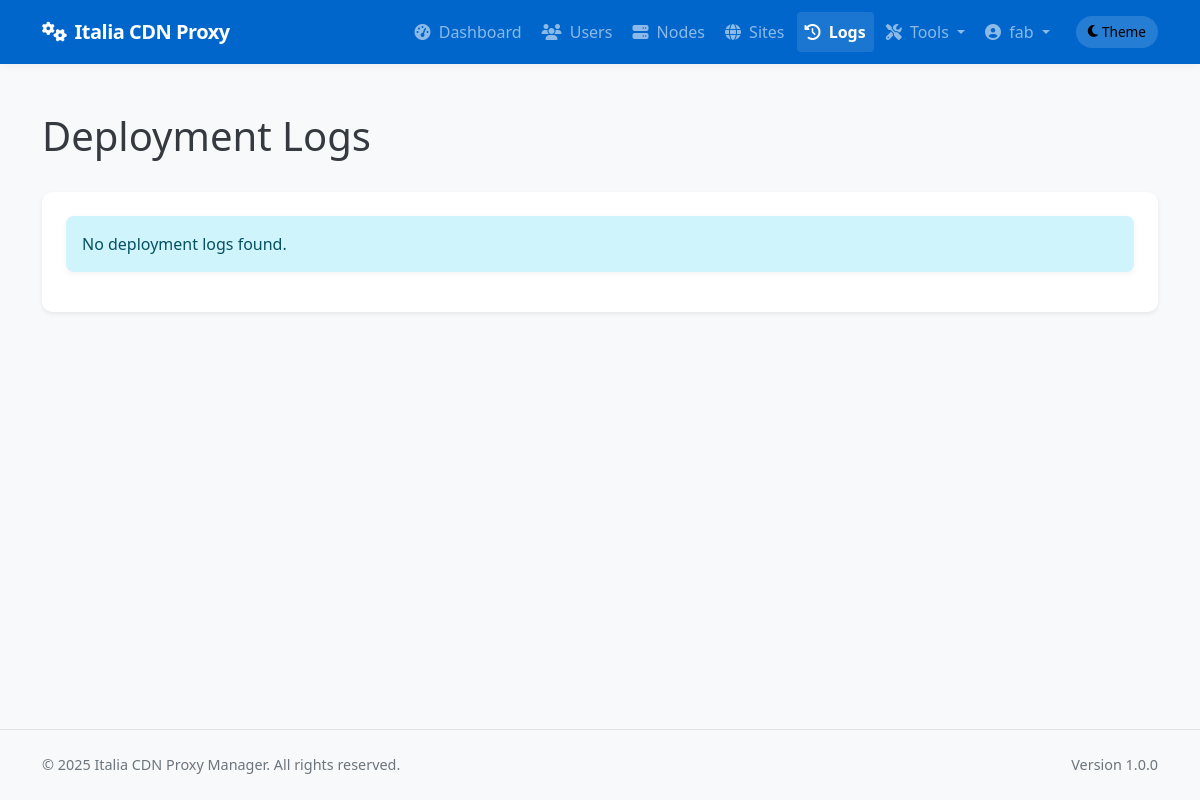
Before: /admin/logs (signed in) with the older database file.
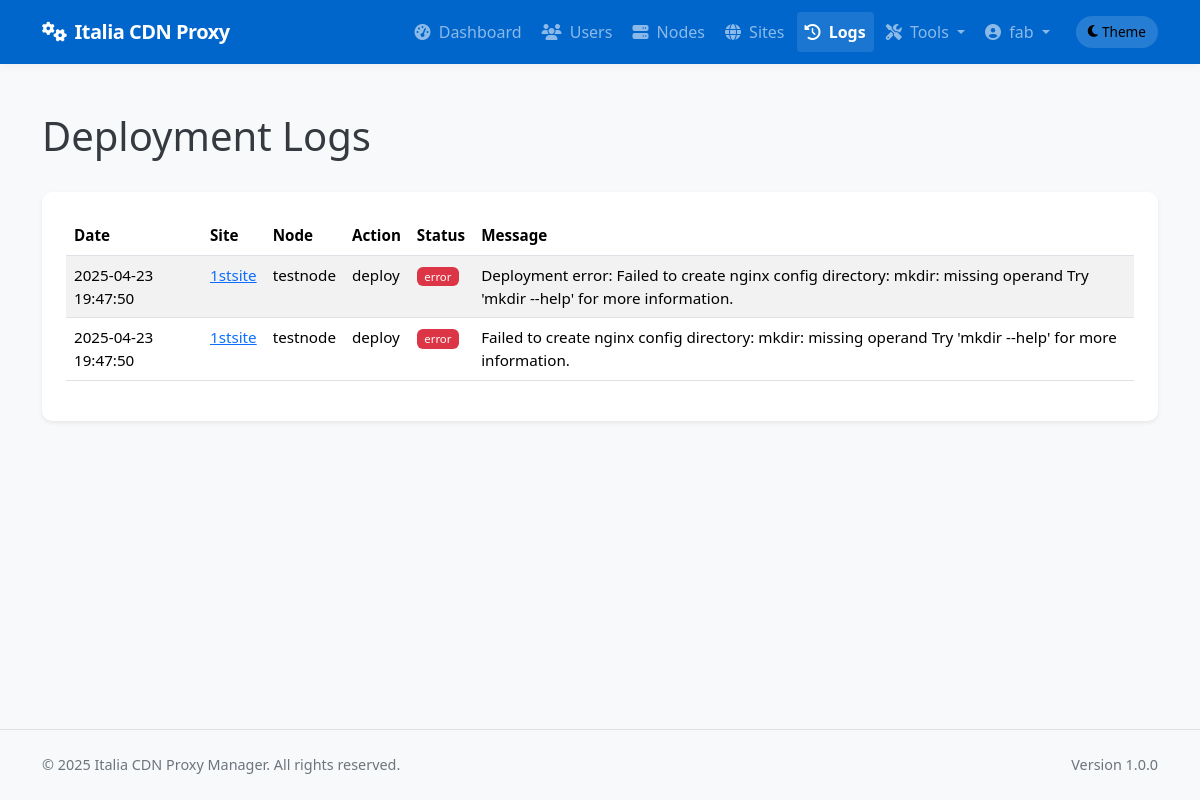
After: the same page with the newer database file.
### app/models/models.py (models this page shows, shortened)
class DeploymentLog(db.Model):
    __tablename__ = 'deployment_logs'
    id = db.Column(db.Integer, primary_key=True)
    site_id = db.Column(db.Integer, db.ForeignKey('sites.id'), nullable=False)
    node_id = db.Column(db.Integer, db.ForeignKey('nodes.id'), nullable=False)
    user_id = db.Column(db.Integer, db.ForeignKey('users.id'), nullable=True)  # Who performed the action
    action = db.Column(db.String(64), nullable=False)  # deploy, update, remove, ssl_renew, discovery, rollback
    status = db.Column(db.String(20), nullable=False)  # success, error
    message = db.Column(db.Text, nullable=True)
    created_at = db.Column(db.DateTime, default=datetime.utcnow)
    site = db.relationship('Site', backref=db.backref('deployment_logs', lazy='dynamic'))
    node = db.relationship('Node', backref=db.backref('deployment_logs', lazy='dynamic'))
    user = db.relationship('User', backref=db.backref('deployment_logs', lazy='dynamic'))

class Site(db.Model):
    __tablename__ = 'sites'
    id = db.Column(db.Integer, primary_key=True)
    name = db.Column(db.String(64), nullable=False)
    domain = db.Column(db.String(255), unique=True, nullable=False)
    protocol = db.Column(db.String(10), nullable=False, default='https')  # http or https
    origin_protocol = db.Column(db.String(10), nullable=False, default='http')  # http or https for origin
    origin_address = db.Column(db.String(255), nullable=False)  # Backend server address
    origin_port = db.Column(db.Integer, nullable=False)
    user_id = db.Column(db.Integer, db.ForeignKey('users.id'), nullable=True)  # Allow null for discovered sites
    is_active = db.Column(db.Boolean, default=True)
    is_blocked = db.Column(db.Boolean, default=False)
    is_discovered = db.Column(db.Boolean, default=False)  # Whether this site was discovered from node
    use_waf = db.Column(db.Boolean, default=False)
    force_https = db.Column(db.Boolean, default=True)  # New column to force HTTP to HTTPS redirect
    enable_cache = db.Column(db.Boolean, default=True)
    cache_time = db.Column(db.Integer, default=3600)  # Cache time in seconds, default 1 hour
    cache_static_time = db.Column(db.Integer, default=86400)  # Cache time for static assets in seconds, default 1 day
    custom_cache_rules = db.Column(db.Text, nullable=True)  # Custom cache rules in Nginx format
    cache_browser_time = db.Column(db.Integer, default=3600)  # Browser cache time in seconds, default 1 hour
    use_geoip = db.Column(db.Boolean, default=False)  # Whether to use GeoIP filtering
    geoip_mode = db.Column(db.String(10), default='blacklist')  # 'blacklist' or 'whitelist'
    geoip_countries = db.Column(db.Text, nullable=True)  # Comma-separated list of country codes
    geoip_level = db.Column(db.String(10), default='nginx')  # 'nginx' or 'iptables'
    created_at = db.Column(db.DateTime, default=datetime.utcnow)
    updated_at = db.Column(db.DateTime, default=datetime.utcnow, onupdate=datetime.utcnow)
    custom_config = db.Column(db.Text, nullable=True)  # Additional Nginx configuration
    site_nodes = db.relationship('SiteNode', backref='site', lazy='dynamic')
    ssl_certificates = db.relationship('SSLCertificate', backref='site', lazy='dynamic')
    config_versions = db.relationship('ConfigVersion', backref='site', lazy='dynamic')

class Node(db.Model):
    __tablename__ = 'nodes'
    id = db.Column(db.Integer, primary_key=True)
    name = db.Column(db.String(64), unique=True, nullable=False)
    ip_address = db.Column(db.String(45), nullable=False)  # IPv4 or IPv6
    ssh_port = db.Column(db.Integer, default=22)
    ssh_user = db.Column(db.String(64), nullable=False)
    ssh_key_path = db.Column(db.String(256), nullable=True)  # Path to SSH key file
    _ssh_password = db.Column('ssh_password', db.String(256), nullable=True)  # Encrypted password (if using password auth)
    is_active = db.Column(db.Boolean, default=True)
    is_discovered = db.Column(db.Boolean, default=False)  # Whether this node was discovered from YAML
    created_at = db.Column(db.DateTime, default=datetime.utcnow)
    updated_at = db.Column(db.DateTime, default=datetime.utcnow, onupdate=datetime.utcnow)
    nginx_config_path = db.Column(db.String(256), default='/etc/nginx/conf.d')
    nginx_reload_command = db.Column(db.String(256), default='sudo systemctl reload nginx')
    detected_nginx_path = db.Column(db.String(256), nullable=True)  # Store detected nginx path
    site_nodes = db.relationship('SiteNode', backref='node', lazy='dynamic')
    @property
    def ssh_password(self):
        """Decrypt password when accessed"""
        from cryptography.fernet import Fernet
        from flask import current_app
        if not self._ssh_password:
            return None
        try:
            key = current_app.config.get('PASSWORD_ENCRYPTION_KEY', 'fallback_key_for_development_only').encode()
            key = key.ljust(32)[:32]
            cipher = Fernet(Fernet.generate_key()) if len(key) < 32 else Fernet(key)
            decrypted = cipher.decrypt(self._ssh_password.encode())
            return decrypted.decode()
        except Exception as e:
            import logging
            logging.error(f"Error decrypting SSH password: {str(e)}")
            return None
    @ssh_password.setter
    def ssh_password(self, password):
        """Encrypt password when set"""
        if not password:
            self._ssh_password = None
            return
        from cryptography.fernet import Fernet
        from flask import current_app
        try:
            key = current_app.config.get('PASSWORD_ENCRYPTION_KEY', 'fallback_key_for_development_only').encode()
            key = key.ljust(32)[:32]
            cipher = Fernet(Fernet.generate_key()) if len(key) < 32 else Fernet(key)
            encrypted = cipher.encrypt(password.encode())
            self._ssh_password = encrypted.decode()
        except Exception as e:
            import logging
            logging.error(f"Error encrypting SSH password: {str(e)}")
            self._ssh_password = None

### app/controllers/admin.py (the view)
@admin.route('/logs')
@login_required
@admin_required
def deployment_logs():
    logs = DeploymentLog.query.order_by(DeploymentLog.created_at.desc()).all()
    return render_template('admin/logs.html', logs=logs)

### app/models/__init__.py (called while the page is built)
@login_manager.user_loader
def load_user(user_id):
    return User.query.get(int(user_id))

### app/models/models.py (called while the page is built)
    def is_admin(self):
        return self.role == 'admin'

### app/services/access_control.py (called while the page is built)
def admin_required(f):
    @wraps(f)
    def decorated_function(*args, **kwargs):
        if not current_user.is_admin():
            flash('You need admin privileges to access this page.', 'error')
            return abort(403)
        return f(*args, **kwargs)
    return decorated_function

### app/templates/admin/logs.html (shortened to what this page needs)
{% extends 'base.html' %}
{% block content %}
<div class="container py-4">
    <div class="d-flex justify-content-between align-items-center mb-4">
        <h1>Deployment Logs</h1>
    </div>
    <div class="card shadow-sm">
        <div class="card-body">
            {% if logs %}
                <div class="table-responsive">
                    <table class="table table-striped table-hover">
                        <thead>
                            <tr>
                                <th>Date</th>
                                <th>Site</th>
                                <th>Node</th>
                                <th>Action</th>
                                <th>Status</th>
                                <th>Message</th>
                            </tr>
                        </thead>
                        <tbody>
                            {% for log in logs %}
                            <tr>
                                <td>{{ log.created_at.strftime('%Y-%m-%d %H:%M:%S') }}</td>
                                <td>
                                    <a href="{{ url_for('admin.view_site', site_id=log.site_id) }}">
                                        {{ log.site.name }}
                                    </a>
                                </td>
                                <td>{{ log.node.name }}</td>
                                <td>{{ log.action }}</td>
                                <td>
                                    <span class="badge bg-{{ 'success' if log.status == 'success' else 'danger' }}">
                                        {{ log.status }}
                                    </span>
                                </td>
                                <td>{{ log.message }}</td>
                            </tr>
                            {% endfor %}
                        </tbody>
                    </table>
                </div>
            {% else %}
                <div class="alert alert-info">
                    No deployment logs found.
                </div>
            {% endif %}
        </div>
    </div>
</div>
{% endblock %}

Changed rows visible on the page:
added DeploymentLog: created_at "2025-04-23 19:47:50", site.name "1stsite", node.name "testnode", action "deploy", status "error", message "Deployment error: Failed to create nginx config directory: mkdir: missing operand Try 'mkdir --help' for more information."
added DeploymentLog: created_at "2025-04-23 19:47:50", site.name "1stsite", node.name "testnode", action "deploy", status "error", message "Failed to create nginx config directory: mkdir: missing operand Try 'mkdir --help' for more information."
Other visible differences:
text no longer shown: "No deployment logs found."
text now shown: "Date Site Node Action Status Message"
